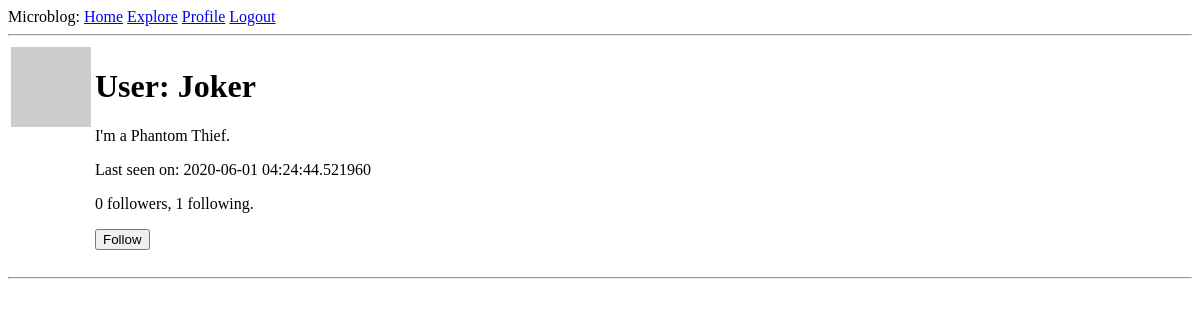
Page /user/Joker (signed in) on the earlier database version.
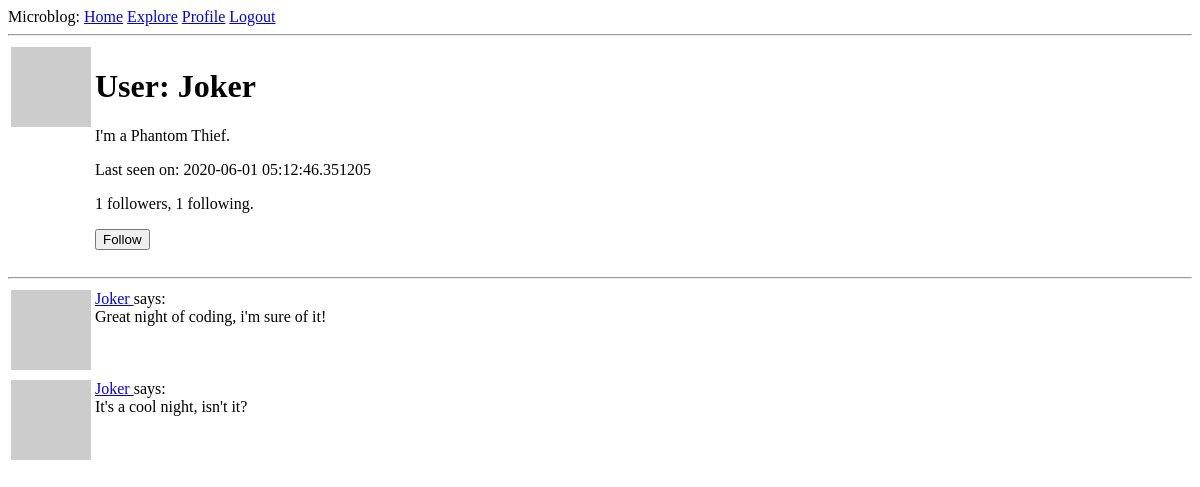
Same page on the later database version.
### app/models.py (models this page shows, shortened)
class User(UserMixin, db.Model):
    __tablename__ = "user"
    id = db.Column(db.Integer, primary_key=True)
    username = db.Column(db.String(64), index=True, unique=True)
    email = db.Column(db.String(120), index=True, unique=True)
    password_hash = db.Column(db.String(128))
    posts = db.relationship('Post', backref='author', lazy='dynamic')
    about_me = db.Column(db.String(140))
    last_seen = db.Column(db.DateTime, default=datetime.utcnow)
    followed = db.relationship(
        'User', secondary=followers,
        primaryjoin=(followers.c.follower_id == id),
        secondaryjoin=(followers.c.followed_id == id),
        backref=db.backref('followers', lazy='dynamic'), lazy='dynamic'
    )
    @login.user_loader
    def load_user(id):
        return User.query.get(int(id))
    def avatar(self, size):
        digest = md5(self.email.lower().encode('utf-8')).hexdigest()
        return 'https://www.gravatar.com/avatar/{}?d=identicon&s={}'.format(digest, size)
    def is_following(self, user):
        return self.followed.filter(
            followers.c.followed_id == user.id).count() > 0

class Post(db.Model):
    __tablenme__ = "post"
    id = db.Column(db.Integer, primary_key=True)
    body = db.Column(db.String(140))
    timestamp = db.Column(db.DateTime, index=True, default=datetime.utcnow)
    user_id = db.Column(db.Integer, db.ForeignKey('user.id'))

### app/routes.py (the view)
@app.route('/user/<username>')
@login_required
def user(username):
    user = User.query.filter_by(username=username).first_or_404()
    page = request.args.get('page', 1, type=int)
    posts = user.posts.order_by(Post.timestamp.desc()).paginate(
        page, app.config['POSTS_PER_PAGE'], False)
    next_url = url_for('user', username=user.username, page=posts.next_num) \
        if posts.has_next else None
    prev_url = url_for('user', username=user.username, page=posts.prev_num) \
        if posts.has_prev else None
    form = EmptyForm()
    return render_template('user.html', user=user, posts=posts.items,
                            next_url=next_url, prev_url=prev_url, form=form)

### app/forms.py
class EmptyForm(FlaskForm):
    submit = SubmitField('Submit')

### app/routes.py (called while the page is built)
@app.before_request
def before_request():
    if current_user.is_authenticated:
        current_user.last_seen = datetime.utcnow()
        db.session.commit()

### app/templates/user.html (shortened to what this page needs)
{% extends "layout.html" %}
{% block content %}
    <table>
        <tr valign="top">
            <td><img src="{{ user.avatar(128) }}"/></td>
            <td>
                <h1>User: {{ user.username }}</h1>
                {% if user.about_me %}<p>{{ user.about_me }}</p>{% endif %}
                {% if user.last_seen %}<p>Last seen on: {{user.last_seen}}</p>{% endif %}
                <p>{{ user.followers.count() }} followers, {{ user.followed.count() }} following.</p>
                {% if user == current_user %}
                <p><a href="{{ url_for('edit_profile') }}">Edit your profile</a></p>
                {% elif not current_user.is_following(user) %}
                <p>
                    <form action="{{ url_for('follow', username=user.username) }}" method="post">
                        {{ form.submit(value='Follow') }}
                    </form>
                </p>
                {% endif %}
            </td>
        </tr>
    </table>
    <hr/>
    {% for post in posts %}
        {% include '_post.html' %}
    {% endfor %}
{% endblock %}

### app/templates/_post.html
<table>
    <tr valign="top">
        <td><img src="{{ post.author.avatar(36) }}"></td>
        <td>
            <a href="{{ url_for('user', username=post.author.username) }}">
                {{ post.author.username }}
            </a>
            says:<br>{{ post.body }}
        </td>
    </tr>
</table>

Differences in the rows shown:
changed User "Joker": last_seen "2020-06-01 04:24:44.521960" → "2020-06-01 05:12:46.351205"
added Post: author.username "Joker", body "Great night of coding, i'm sure of it!"
added Post: author.username "Joker", body "It's a cool night, isn't it?"
Other differences:
{{ user.followers.count() }}: "0" → "1"
